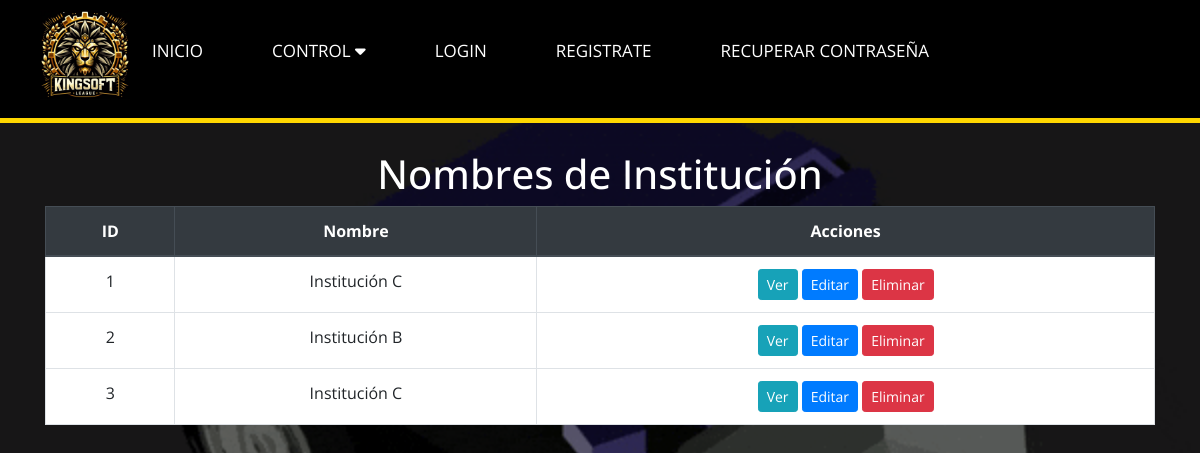
/Versión_1/Diseño/NombreInstitucionView.php, run on an earlier commit of the app's database.
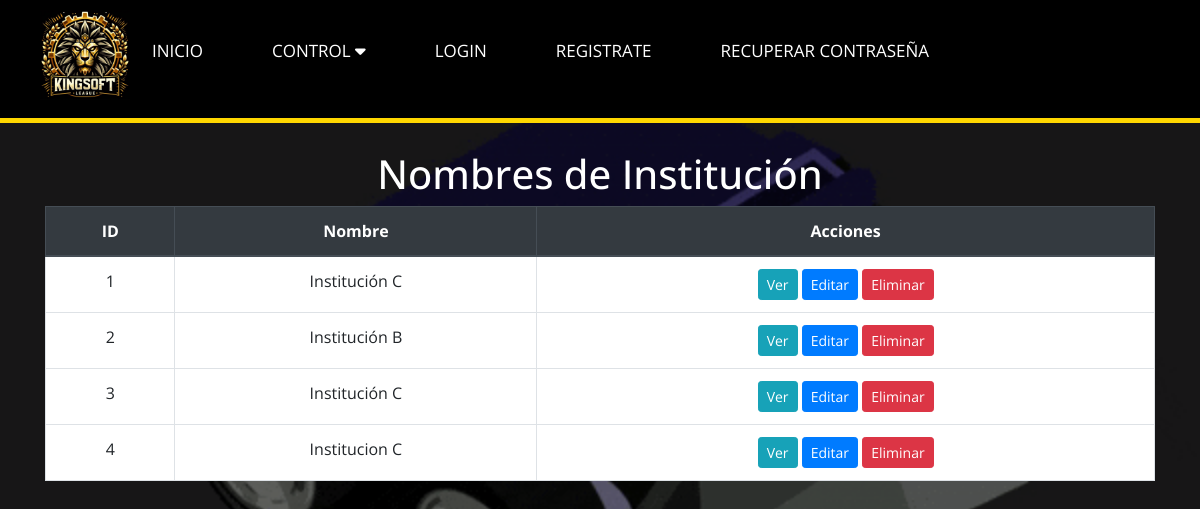
And on a later commit of the database.
### tables this page shows
CREATE TABLE `nombre_institucion` (
  `id` int(11) NOT NULL,
  `nombre` varchar(100) DEFAULT NULL
);

### Versión_1/Diseño/NombreInstitucionController.php (called while the page is built, shortened)
<?php
require_once 'NombreInstitucionModel.php';
class NombreInstitucionController {
    private $model;
    public function __construct($db) {
        $this->model = new NombreInstitucionModel($db);
    }
    public function getAllNombresInstitucion() {
        return $this->model->getAllNombresInstitucion();
    }
}
?>

### Versión_1/Diseño/NombreInstitucionModel.php (called while the page is built, shortened)
<?php
class NombreInstitucionModel {
    private $conn;
    public function __construct($db) {
        $this->conn = $db;
    }
    public function getAllNombresInstitucion() {
        $query = "SELECT * FROM nombre_institucion";
        $stmt = $this->conn->prepare($query);
        $stmt->execute();
        return $stmt;
    }
}
?>

### Versión_1/Diseño/NombreInstitucionView.php (the view, shortened to what this page needs)
<?php
require_once 'NombreInstitucionController.php';
$db = new PDO('mysql:host=localhost;dbname=datosks', 'root', '');
$controller = new NombreInstitucionController($db);
$nombres_institucion = $controller->getAllNombresInstitucion();
?>
<!DOCTYPE html>
<html lang="en">
<head>
    <link rel="stylesheet" href="https://maxcdn.bootstrapcdn.com/bootstrap/4.5.2/css/bootstrap.min.css">
</head>
<body>
<?php
    include 'navegador.php'
    ?>
    <div class="container">
        <h1>Nombres de Institución</h1>
        <table class="table table-bordered">
            <thead class="thead-dark">
                <tr>
                    <th>ID</th>
                    <th>Nombre</th>
                    <th>Acciones</th>
                </tr>
            </thead>
            <tbody>
                <?php while ($nombre_institucion = $nombres_institucion->fetch(PDO::FETCH_ASSOC)) : ?>
                    <tr>
                        <td><?php echo $nombre_institucion['id']; ?></td>
                        <td><?php echo $nombre_institucion['nombre']; ?></td>
                        <td>
                            <a href="vernombre.php?id=<?php echo $nombre_institucion['id']; ?>" class="btn btn-info btn-sm">Ver</a>
                            <a href="editarnombre.php?id=<?php echo $nombre_institucion['id']; ?>" class="btn btn-primary btn-sm">Editar</a>
                            <a href="eliminarnombre.php?id=<?php echo $nombre_institucion['id']; ?>" class="btn btn-danger btn-sm">Eliminar</a>
                        </td>
                    </tr>
                <?php endwhile; ?>
            </tbody>
        </table>
    </div>
</body>
</html>

What changed in the data, as far as the page shows it:
added nombre_institucion: id "4", nombre "Institucion C"
